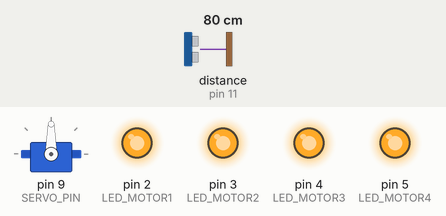
Simulated run of this sketch. Board: Arduino Uno, built with avr-gcc and run on an emulated ATmega328P. Shown: servo, output pins drawn as LEDs (lit = HIGH). Wiring (inferred from the names in the program): ultrasonic range finder: trigger pin 12; echo pin 11. The test bench sets the inputs (shaded band); at power-on: distance to the obstacle (sensor on pin 11) 80 cm. The echo pulse lasts 58.3 µs per cm; pins used as bus, display or sensor lines are not drawn; what the sketch prints to the serial monitor is not drawn.

Above: at 3.47 s.
3.5 s: distance to the obstacle (sensor on pin 11) set to 50 cm
At 3.77 s:
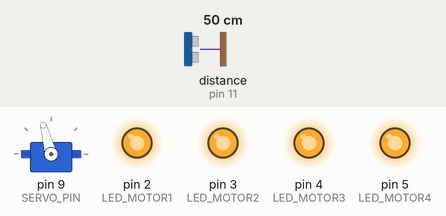
10.4 s: distance to the obstacle (sensor on pin 11) set to 46 cm
17.3 s: distance to the obstacle (sensor on pin 11) set to 2 cm
At 23.87 s:
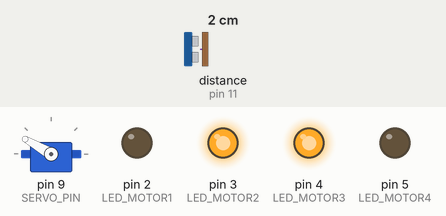
25.6 s: distance to the obstacle (sensor on pin 11) set to 41 cm
35.0 s: distance to the obstacle (sensor on pin 11) set to 45 cm
At 42.07 s:
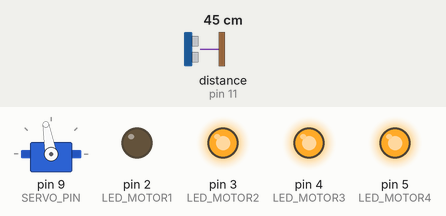
43.7 s: distance to the obstacle (sensor on pin 11) set to 120 cm
At 49.97 s:
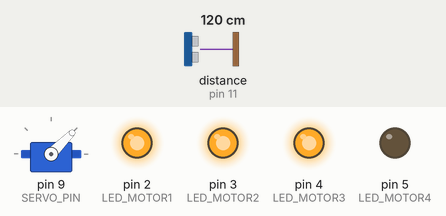
Timing chart, 0 to 53.2 s (numbered marks = the images above; inputs shaded):
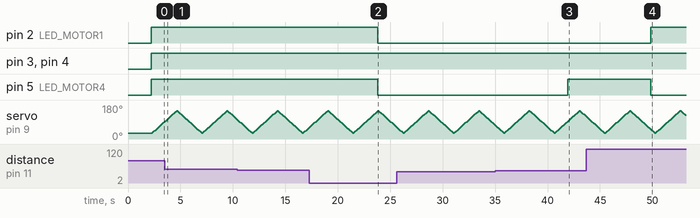

Measured:
- the behaviour switches between 44 and 45 cm on distance to the obstacle (sensor on pin 11) (found by bisection; images 2 and 3)
- after the input at 17.3 s, pin 5 (LED_MOTOR4): HIGH → LOW after 6.5 s
- after the input at 35.0 s, pin 5 (LED_MOTOR4): LOW → HIGH after 6.9 s
- after the input at 43.7 s, pin 5 (LED_MOTOR4): HIGH → LOW after 6.1 s

The sketch:

gabriel_coche_wokwi.ino
```cpp
/*
 * COCHE AUTÓNOMO CON RED NEURONAL - GABRIEL OSEMBERG
 * VERSIÓN PARA WOKWI CON LEDS (Simulación)
 * RED ORIGINAL [2,3,4] - PESOS ENTRENADOS
 *
 * NOTA: Se usan LEDs en lugar de motores DC porque Wokwi no tiene motores DC.
 * En hardware real, estos pines controlarían el driver L298N.
 *
 * Resultados del Entrenamiento:
 * - Error final: 0.022826
 * - Precisión: 100%
 * - Épocas: 40,000
 */

#include <Servo.h>

// ============================================================================
// CONFIGURACIÓN DE PINES
// ============================================================================

// LEDs que representan los 4 motores
#define LED_MOTOR1 2  // Motor delantero izquierdo
#define LED_MOTOR2 3  // Motor trasero izquierdo
#define LED_MOTOR3 4  // Motor trasero derecho
#define LED_MOTOR4 5  // Motor delantero derecho

// Sensor Ultrasónico
#define ECHO_PIN 11
#define TRIG_PIN 12

// Servo Motor
#define SERVO_PIN 9
Servo servoMotor;

// ============================================================================
// PARÁMETROS DE CONTROL
// ============================================================================

#define ANGULO_MIN 30        // Ángulo mínimo del servo
#define ANGULO_MAX 150       // Ángulo máximo del servo
#define DISTANCIA_MAXIMA 200 // Distancia máxima de detección (cm)

// Variables de control del servo
int grados_servo = ANGULO_MIN;
int incremento = 5;
unsigned long previousMillis = 0;
const long interval = 100;  // Intervalo de actualización servo (ms)

// Variables para tiempo de reacción adaptativo
int accionEnCurso = 0;
const int MULTIPLICADOR_REACCION = 50;

// ============================================================================
// ARQUITECTURA DE LA RED NEURONAL [2,3,4]
// ============================================================================

const int InputNodes = 3;   // 2 entradas + 1 BIAS
const int HiddenNodes = 4;  // 3 neuronas + 1 BIAS
const int OutputNodes = 4;  // 4 salidas (motores)

// Arrays para las capas
float InputLayer[InputNodes];
float HiddenLayer[HiddenNodes];
float OutputLayer[OutputNodes];

// ============================================================================
// MATRICES DE PESOS ENTRENADAS - GABRIEL OSEMBERG
// ============================================================================

float HiddenWeights[3][4] = {
    {0.09114312, -2.45302790, -45.66549094, -1.84135830},
    {24.32126115, -0.20990362, 0.16886829, -0.23475454},
    {26.36326205, 0.44933282, 0.16455262, -0.36798711}
};

float OutputWeights[4][4] = {
    {1.48225984, 1.49254769, 1.57294093, 3.19259587},
    {-3.10290811, -0.38778420, -3.00188098, 2.00064132},
    {5.43171528, -2.51351761, 1.04428182, -3.62118373},
    {-1.00216187, 1.58838169, 0.42982645, 4.99342611}
};

// ============================================================================
// SETUP - Inicialización
// ============================================================================

void setup() {
    // Inicializar comunicación serial
    Serial.begin(9600);
    Serial.println("========================================");
    Serial.println("COCHE AUTONOMO - GABRIEL OSEMBERG");
    Serial.println("Red Neuronal [2,3,4]");
    Serial.println("Precision: 100% | Error: 0.022826");
    Serial.println("========================================");
    Serial.println("SIMULACION WOKWI - LEDs representan motores");
    Serial.println("========================================");

    // Configurar pines de LEDs (motores)
    pinMode(LED_MOTOR1, OUTPUT);
    pinMode(LED_MOTOR2, OUTPUT);
    pinMode(LED_MOTOR3, OUTPUT);
    pinMode(LED_MOTOR4, OUTPUT);

    // Apagar todos los LEDs inicialmente
    digitalWrite(LED_MOTOR1, LOW);
    digitalWrite(LED_MOTOR2, LOW);
    digitalWrite(LED_MOTOR3, LOW);
    digitalWrite(LED_MOTOR4, LOW);

    // Configurar sensor ultrasónico
    pinMode(ECHO_PIN, INPUT);
    pinMode(TRIG_PIN, OUTPUT);

    // Configurar servo
    servoMotor.attach(SERVO_PIN);
    servoMotor.write(grados_servo);

    Serial.println("Sistema listo!");
    Serial.println();
    delay(2000);
}

// ============================================================================
// LOOP PRINCIPAL
// ============================================================================

void loop() {
    unsigned long currentMillis = millis();

    // Controlar movimiento del servo (barrido)
    if (currentMillis - previousMillis >= interval) {
        previousMillis = currentMillis;

        // Mover servo
        servoMotor.write(grados_servo);
        grados_servo += incremento;

        // Invertir dirección al llegar a los límites
        if (grados_servo >= ANGULO_MAX || grados_servo <= ANGULO_MIN) {
            incremento = -incremento;
        }

        // Ejecutar lógica de conducción
        conducir();
    }
}

// ============================================================================
// FUNCIÓN PRINCIPAL DE CONDUCCIÓN
// ============================================================================

void conducir() {
    // Decrementar contador de acción en curso
    if (accionEnCurso > 0) {
        accionEnCurso--;
        return;  // Continuar con la acción actual
    }

    // ========== CAPTURA DE DATOS DE SENSORES ==========

    // Leer distancia del sensor ultrasónico
    int distance = Distance_test();

    // Obtener posición actual del servo
    int angulo = grados_servo;

    // ========== NORMALIZACIÓN DE ENTRADAS ==========

    // Entrada 1: Distancia normalizada a rango [-1, 1]
    float entrada1 = ((-2.0 / DISTANCIA_MAXIMA) * float(distance)) + 1.0;
    entrada1 = constrain(entrada1, -1.0, 1.0);

    // Entrada 2: Posición angular normalizada a rango [-1, 1]
    float entrada2 = (2.0 / ANGULO_MAX) * float(angulo);
    entrada2 = constrain(entrada2, -1.0, 1.0);

    // ========== TIEMPO DE REACCIÓN ADAPTATIVO ==========
    accionEnCurso = int((entrada1 + 1.0) * MULTIPLICADOR_REACCION);

    // ========== PREPARAR ENTRADAS PARA LA RED ==========
    InputLayer[0] = entrada1;
    InputLayer[1] = entrada2;
    InputLayer[2] = 1.0;  // BIAS

    // ========== INFERENCIA DE LA RED NEURONAL ==========
    InputToOutput();

    // ========== PROCESAR SALIDAS ==========
    int out1 = round(abs(OutputLayer[0]));
    int out2 = round(abs(OutputLayer[1]));
    int out3 = round(abs(OutputLayer[2]));
    int out4 = round(abs(OutputLayer[3]));

    // ========== CONTROL DE LEDs (MOTORES) ==========
    digitalWrite(LED_MOTOR1, out1);
    digitalWrite(LED_MOTOR2, out2);
    digitalWrite(LED_MOTOR3, out3);
    digitalWrite(LED_MOTOR4, out4);

    // ========== DEBUG - Serial Monitor ==========
    Serial.print("Dist: ");
    Serial.print(distance);
    Serial.print(" cm | Ang: ");
    Serial.print(angulo);
    Serial.print("° | E1: ");
    Serial.print(entrada1, 2);
    Serial.print(" E2: ");
    Serial.print(entrada2, 2);
    Serial.print(" | Salidas: [");
    Serial.print(out1);
    Serial.print(",");
    Serial.print(out2);
    Serial.print(",");
    Serial.print(out3);
    Serial.print(",");
    Serial.print(out4);
    Serial.print("] | ");

    // Mostrar acción y patrón de LEDs
    if (out1 == 1 && out4 == 1 && out2 == 0 && out3 == 0) {
        Serial.println("▶ AVANZAR (LED1+LED4)");
    } else if (out2 == 1 && out3 == 1 && out1 == 0 && out4 == 0) {
        Serial.println("◀ RETROCEDER (LED2+LED3)");
    } else if (out2 == 1 && out4 == 1) {
        Serial.println("↻ GIRAR DERECHA (LED2+LED4)");
    } else if (out1 == 1 && out3 == 1) {
        Serial.println("↺ GIRAR IZQUIERDA (LED1+LED3)");
    } else {
        Serial.println("■ DETENIDO");
    }
}

// ============================================================================
// FORWARD PROPAGATION - Inferencia de la Red Neuronal
// ============================================================================

void InputToOutput() {
    // ========== CAPA OCULTA ==========
    for (int i = 0; i < HiddenNodes; i++) {
        float sum = 0.0;
        for (int j = 0; j < InputNodes; j++) {
            sum += InputLayer[j] * HiddenWeights[j][i];
        }
        HiddenLayer[i] = tanh(sum);
    }

    // ========== CAPA DE SALIDA ==========
    for (int i = 0; i < OutputNodes; i++) {
        float sum = 0.0;
        for (int j = 0; j < HiddenNodes; j++) {
            sum += HiddenLayer[j] * OutputWeights[j][i];
        }
        OutputLayer[i] = tanh(sum);
    }
}

// ============================================================================
// MEDICIÓN DE DISTANCIA CON SENSOR ULTRASÓNICO
// ============================================================================

int Distance_test() {
    // Generar pulso ultrasónico
    digitalWrite(TRIG_PIN, LOW);
    delayMicroseconds(2);
    digitalWrite(TRIG_PIN, HIGH);
    delayMicroseconds(10);
    digitalWrite(TRIG_PIN, LOW);

    // Medir tiempo de respuesta del eco
    long duration = pulseIn(ECHO_PIN, HIGH, 30000);

    // Calcular distancia en centímetros
    int distance = duration * 0.034 / 2;

    // Limitar a rango válido
    if (distance == 0 || distance > DISTANCIA_MAXIMA) {
        distance = DISTANCIA_MAXIMA;
    }

    return distance;
}

/*
 * LEYENDA DE PATRONES DE LEDs:
 *
 * AVANZAR:         LED1=ON,  LED2=OFF, LED3=OFF, LED4=ON
 * RETROCEDER:      LED1=OFF, LED2=ON,  LED3=ON,  LED4=OFF
 * GIRAR DERECHA:   LED1=OFF, LED2=ON,  LED3=OFF, LED4=ON
 * GIRAR IZQUIERDA: LED1=ON,  LED2=OFF, LED3=ON,  LED4=OFF
 *
 * En hardware real con motores DC:
 * - LED1 = Motor delantero izquierdo adelante
 * - LED2 = Motor trasero izquierdo atrás
 * - LED3 = Motor trasero derecho atrás
 * - LED4 = Motor delantero derecho adelante
 */
```
